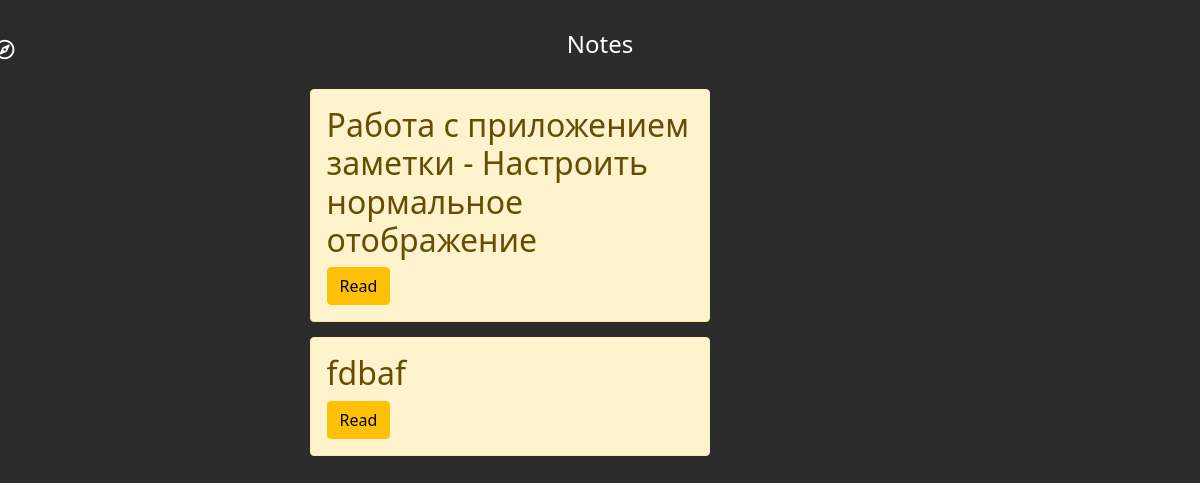
Page /notes/ on the earlier database version.
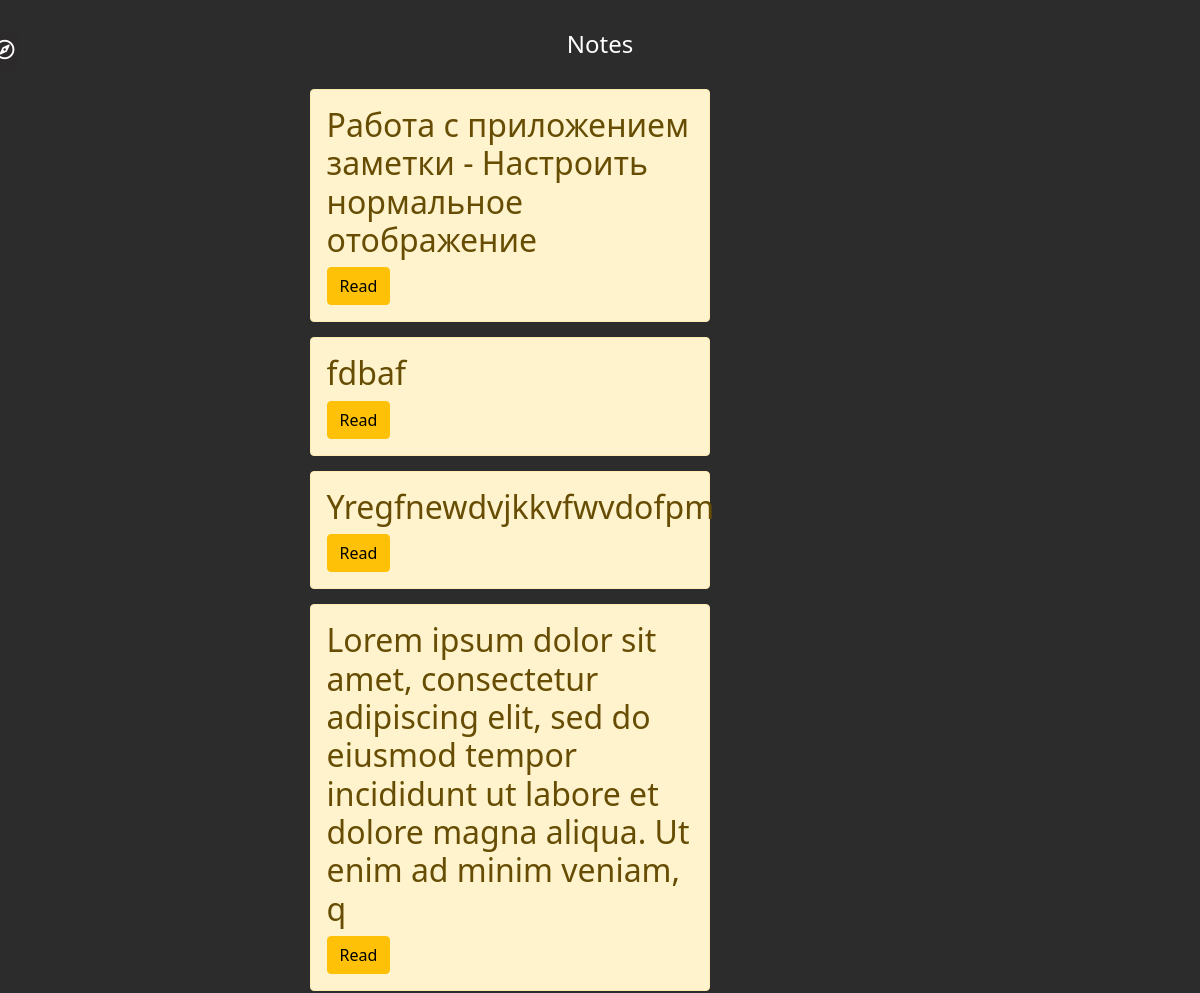
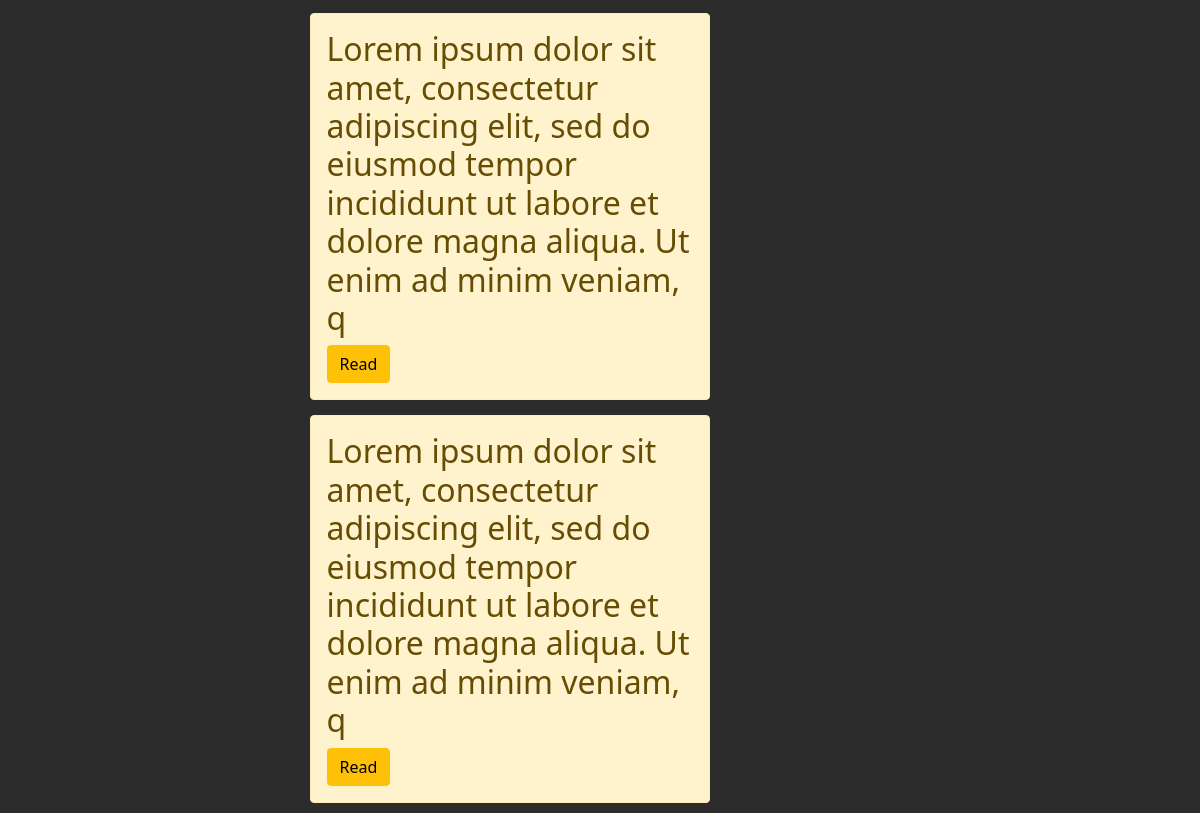
Same page on the later database version (2 pictures, top to bottom).
### notes/models.py (models this page shows, shortened)
class Articles(models.Model):
    title = models.CharField('Title', max_length=150)
    full_text = models.TextField('Note', null=True)
    date = models.DateTimeField('Date of publication', null=True)
    class Meta:
        verbose_name = 'Note'
        verbose_name_plural = 'Notes'

### notes/views.py (the view)
# urls.py: path('', views.notes_home, name='notes_home'),
def notes_home(request):
    notes = Articles.objects.all()
    return render(request, 'notes/notes_home.html', {'notes': notes})

### notes/templates/notes/notes_home.html (shortened to what this page needs)
{% extends 'main/layout.html' %}
{% block content %}
    <div class="features">
        <h1>Notes</h1>
         {% if notes %}
            {% for el in notes %}
    </div>
    <div class="wrapper">
        <section class="alert alert-warning">
            <h2 class="notes__title">{{ el.title }}</h2>
            <div class="notes__items">
                <div class="notes__item">
                    <a href="{% url 'notes-detail' el.id %}" class="btn btn-warning"> Read</a>
                </div>
            </div>
        </section>
    </div>
            {% endfor %}
         {% else %}
            <p>У вас нет записей!</p>
         {% endif %}
{% endblock %}

Differences in the rows shown:
added Articles: title "Yregfnewdvjkkvfwvdofpm"
added Articles: title "Lorem ipsum dolor sit amet, consectetur adipiscing elit, sed do eiusmod tempor incididunt ut labore et dolore magna aliqua. Ut enim ad minim veniam, q"
added Articles: title "Lorem ipsum dolor sit amet, consectetur adipiscing elit, sed do eiusmod tempor incididunt ut labore et dolore magna aliqua. Ut enim ad minim veniam, q"
added Articles: title "Lorem ipsum dolor sit amet, consectetur adipiscing elit, sed do eiusmod tempor incididunt ut labore et dolore magna aliqua. Ut enim ad minim veniam, q"
